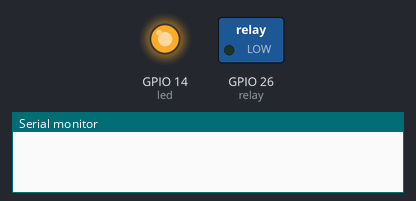
Bench run of a sketch on a simulated ESP32. Parts: switched loads named in the sketch (green lamp = pin HIGH), output pins drawn as LEDs (lit = HIGH), the last lines printed to the serial monitor.

Above: at 0.7 s.
At 5.2 s:
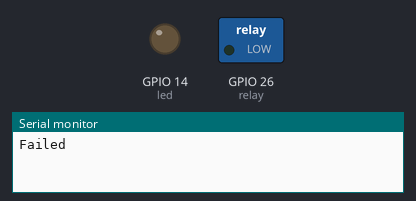
Timing chart, 0 to 6.9 s (numbered marks = the images above):
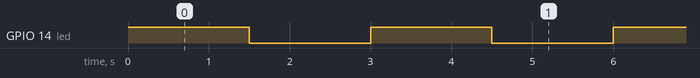

Measured:
- by itself, GPIO 14 (led): alternates HIGH for 1.5 s and LOW for 1.5 s

The sketch:

test_relay.ino
```cpp
#define led 14
#define relay 26

void setup() {
  // put your setup code here, to run once:
  pinMode(relay, OUTPUT); // RElay
  pinMode(led, OUTPUT); // LED
  Serial.begin(9600);

}

void loop() {

  digitalWrite(led, HIGH);
  delay(1500);
  digitalWrite(led, LOW);
  delay(1500);

  // put your main code here, to run repeatedly:
  if(led == LOW){
    Serial.println("Success");
  }else{
    Serial.println("Failed");
  }

}
```
